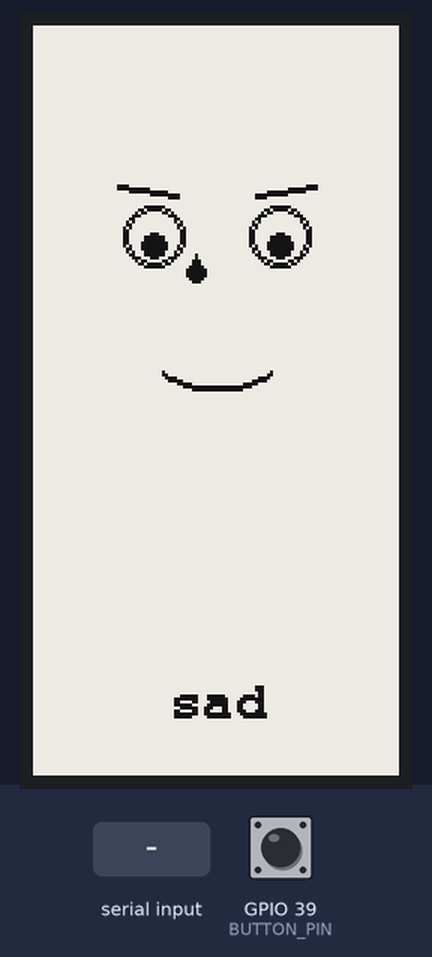
The sketch below on a simulated ESP32. Shown: 122×250 one-colour display. The test bench sets the inputs (shaded band); at power-on: GPIO 39 (BUTTON_PIN) HIGH. WiFi joins after 1.5 s; servers stay silent unless stated; storage starts empty; what the sketch prints to the serial monitor is not drawn.

Above: at 8.8 s.
8.9 s: "sleepy\n" received over Serial
At 11.7 s:
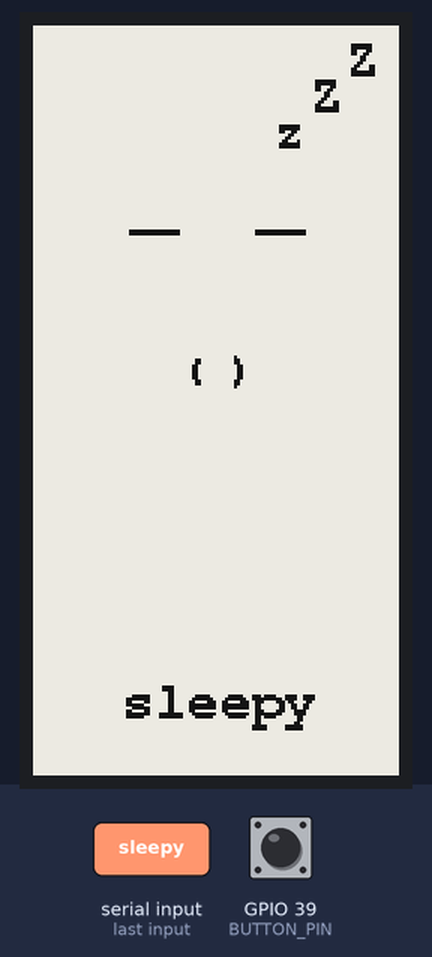
11.9 s: "curious\n" received over Serial
At 14.5 s:
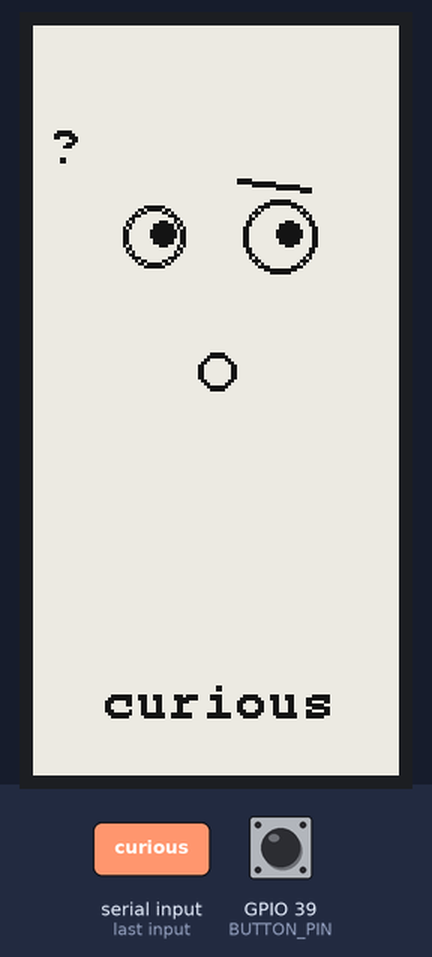
14.9 s: GPIO 39 (BUTTON_PIN) pulled LOW for 3.2 s
At 19.7 s:
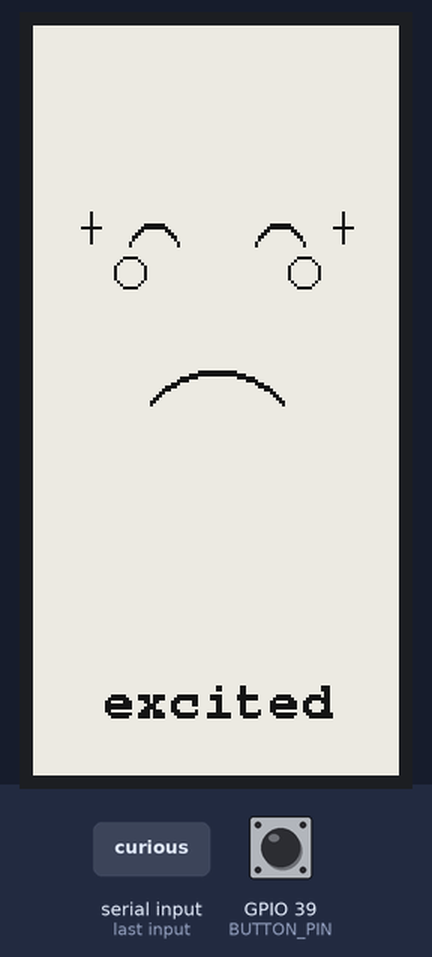
20.0 s: "happy\n" received over Serial
At 22.8 s:
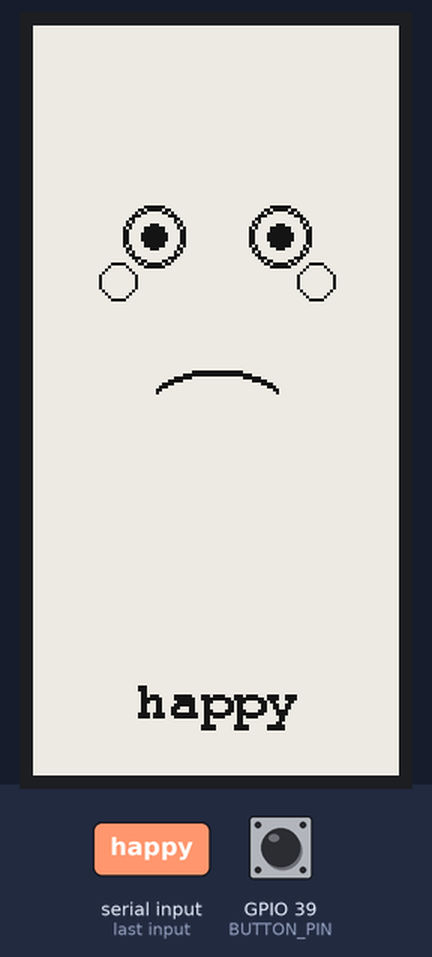
23.0 s: "thinking\n" received over Serial
26.0 s: "sad\n" received over Serial
At 30.3 s:
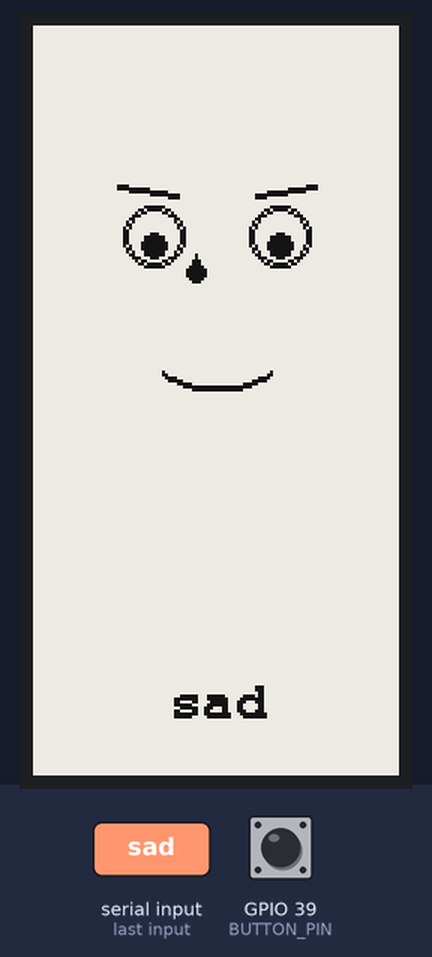
Timing chart, 0 to 31.8 s (numbered marks = the images above; inputs shaded):
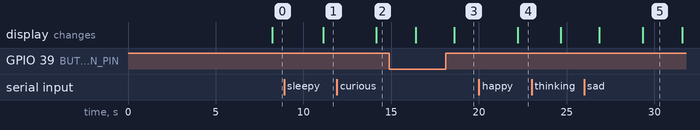

Measured:
- after the input at 8.9 s, the display: changes after 2.2 s (image 1)
- after the input at 11.9 s, the display: changes after 2.2 s (image 2)
- after the input at 14.9 s, the display: first differs from a run without the input after 3.7 s (image 3)
- after the input at 20.0 s, the display: changes after 2.2 s (image 4)
- after the input at 26.0 s, the display: first differs from a run without the input after 3.3 s (image 5)

The sketch:

nobu_firmware.ino
```cpp
#include "config.h"
#include "display_faces.h"
#include "ws_client.h"

#include <SD.h>
#include <SPI.h>

// SD card SPI instance
SPIClass sdSPI(HSPI);

// Button debounce
static unsigned long lastButtonPress = 0;
const int DEBOUNCE_MS = 300;

static int currentExpression = 0;
static unsigned long lastDemoCycleMs = 0;

static void handleMessage(const char* mood, const char* text) {
  if (mood && strlen(mood) > 0) {
    displayShowExpression(mood);
  }

  if (text && strlen(text) > 0) {
    Serial.print("WS text: ");
    Serial.println(text);
  }
}

static void initSdCard() {
  Serial.println("Initializing SD card...");
  sdSPI.begin(SD_SCLK, SD_MISO, SD_MOSI, SD_CS);
  if (SD.begin(SD_CS, sdSPI, 27000000)) {
    displaySetSdAvailable(true);
    Serial.println("SD card initialized!");
    if (SD.exists("/faces")) {
      Serial.println("Found /faces folder - will use bitmap faces");
    } else {
      Serial.println("No /faces folder - will use programmatic drawing");
    }
  } else {
    displaySetSdAvailable(false);
    Serial.println("SD card initialization failed - using programmatic drawing");
  }
}

void setup() {
  Serial.begin(115200);
  Serial.println("\n=== Nobu Firmware ===");

  pinMode(BUTTON_PIN, INPUT);

  initSdCard();
  displayInit();
  displayShowExpression(EXPRESSIONS[currentExpression]);

  wsInit(handleMessage);
}

void loop() {
  wsPoll();

  if (DEMO_MODE && !wsIsConnected()) {
    unsigned long now = millis();
    if (now - lastDemoCycleMs > DEMO_CYCLE_MS) {
      lastDemoCycleMs = now;
      currentExpression = (currentExpression + 1) % NUM_EXPRESSIONS;
      displayShowExpression(EXPRESSIONS[currentExpression]);
    }
  }

  if (digitalRead(BUTTON_PIN) == LOW) {
    if (millis() - lastButtonPress > DEBOUNCE_MS) {
      lastButtonPress = millis();
      currentExpression = (currentExpression + 1) % NUM_EXPRESSIONS;
      displayShowExpression(EXPRESSIONS[currentExpression]);
    }
  }

  if (Serial.available()) {
    String input = Serial.readStringUntil('\n');
    input.trim();
    input.toLowerCase();
    if (input.length() > 0) {
      displayShowExpression(input.c_str());
    }
  }

  delay(50);
}
```

display_faces.cpp
```cpp
#include "display_faces.h"
#include "config.h"

#include <GxEPD2_BW.h>
#include <Fonts/FreeMonoBold9pt7b.h>
#include <SD.h>
#include <SPI.h>

// 2.13" e-paper display (250x122)
static GxEPD2_BW<GxEPD2_213_BN, GxEPD2_213_BN::HEIGHT> display(
  GxEPD2_213_BN(EPD_CS, EPD_DC, EPD_RST, EPD_BUSY)
);

static bool sdCardAvailable = false;

// Read a 16-bit little-endian value from file
static uint16_t read16(File &f) {
  uint16_t result;
  ((uint8_t *)&result)[0] = f.read();
  ((uint8_t *)&result)[1] = f.read();
  return result;
}

// Read a 32-bit little-endian value from file
static uint32_t read32(File &f) {
  uint32_t result;
  ((uint8_t *)&result)[0] = f.read();
  ((uint8_t *)&result)[1] = f.read();
  ((uint8_t *)&result)[2] = f.read();
  ((uint8_t *)&result)[3] = f.read();
  return result;
}

// Draw a monochrome BMP from SD card
static bool drawBitmapFromSD(const char* filename, int16_t x, int16_t y) {
  File bmpFile;
  int bmpWidth, bmpHeight;
  uint8_t bmpDepth;
  uint32_t bmpImageoffset;
  uint32_t rowSize;
  bool flip = true;
  int w, h, row, col;
  uint8_t b;
  uint32_t pos = 0;

  if ((bmpFile = SD.open(filename)) == false) {
    Serial.print("File not found: ");
    Serial.println(filename);
    return false;
  }

  if (read16(bmpFile) != 0x4D42) {
    Serial.println("Invalid BMP signature");
    bmpFile.close();
    return false;
  }

  read32(bmpFile);
  read32(bmpFile);
  bmpImageoffset = read32(bmpFile);

  read32(bmpFile);
  bmpWidth = read32(bmpFile);
  bmpHeight = read32(bmpFile);

  if (read16(bmpFile) != 1) {
    bmpFile.close();
    return false;
  }

  bmpDepth = read16(bmpFile);
  if (read32(bmpFile) != 0) {
    Serial.println("BMP must be uncompressed");
    bmpFile.close();
    return false;
  }

  if (bmpHeight < 0) {
    bmpHeight = -bmpHeight;
    flip = false;
  }

  rowSize = (bmpWidth * bmpDepth / 8 + 3) & ~3;

  w = bmpWidth;
  h = bmpHeight;

  for (row = 0; row < h; row++) {
    if (flip) {
      pos = bmpImageoffset + (h - 1 - row) * rowSize;
    } else {
      pos = bmpImageoffset + row * rowSize;
    }
    bmpFile.seek(pos);

    for (col = 0; col < w; col++) {
      if (bmpDepth == 1) {
        if (col % 8 == 0) {
          b = bmpFile.read();
        }
        if (b & (0x80 >> (col % 8))) {
          display.drawPixel(x + col, y + row, GxEPD_WHITE);
        } else {
          display.drawPixel(x + col, y + row, GxEPD_BLACK);
        }
      } else if (bmpDepth == 24) {
        uint8_t blu = bmpFile.read();
        uint8_t grn = bmpFile.read();
        uint8_t red = bmpFile.read();
        if ((red + grn + blu) / 3 > 128) {
          display.drawPixel(x + col, y + row, GxEPD_WHITE);
        } else {
          display.drawPixel(x + col, y + row, GxEPD_BLACK);
        }
      }
    }
  }

  bmpFile.close();
  return true;
}

static bool showExpressionFromSD(const char* mood) {
  char filepath[32];
  snprintf(filepath, sizeof(filepath), "/faces/%s.bmp", mood);

  if (!SD.exists(filepath)) {
    return false;
  }

  display.setFullWindow();
  display.firstPage();
  do {
    display.fillScreen(GxEPD_WHITE);
    drawBitmapFromSD(filepath, 0, 0);

    display.setFont(&FreeMonoBold9pt7b);
    int16_t tbx, tby; uint16_t tbw, tbh;
    display.getTextBounds(mood, 0, 0, &tbx, &tby, &tbw, &tbh);
    display.setCursor((DISPLAY_W - tbw) / 2, 230);
    display.print(mood);
  } while (display.nextPage());

  return true;
}

static void drawEyes(int leftPupilOffsetX, int leftPupilOffsetY,
                     int rightPupilOffsetX, int rightPupilOffsetY,
                     int eyeRadiusLeft = EYE_RADIUS, int eyeRadiusRight = EYE_RADIUS) {
  display.drawCircle(LEFT_EYE_X, EYE_Y, eyeRadiusLeft, GxEPD_BLACK);
  display.drawCircle(LEFT_EYE_X, EYE_Y, eyeRadiusLeft - 1, GxEPD_BLACK);
  display.fillCircle(LEFT_EYE_X + leftPupilOffsetX, EYE_Y + leftPupilOffsetY, PUPIL_RADIUS, GxEPD_BLACK);

  display.drawCircle(RIGHT_EYE_X, EYE_Y, eyeRadiusRight, GxEPD_BLACK);
  display.drawCircle(RIGHT_EYE_X, EYE_Y, eyeRadiusRight - 1, GxEPD_BLACK);
  display.fillCircle(RIGHT_EYE_X + rightPupilOffsetX, EYE_Y + rightPupilOffsetY, PUPIL_RADIUS, GxEPD_BLACK);
}

static void drawSmile(int width, int depth, int thickness = 2) {
  for (int t = 0; t < thickness; t++) {
    for (int i = -width; i <= width; i++) {
      int x = DISPLAY_W / 2 + i;
      int y = MOUTH_Y + (i * i * depth) / (width * width) + t;
      display.drawPixel(x, y, GxEPD_BLACK);
    }
  }
}

static void drawFrown(int width, int depth, int thickness = 2) {
  for (int t = 0; t < thickness; t++) {
    for (int i = -width; i <= width; i++) {
      int x = DISPLAY_W / 2 + i;
      int y = MOUTH_Y + depth - (i * i * depth) / (width * width) + t;
      display.drawPixel(x, y, GxEPD_BLACK);
    }
  }
}

static void drawHappy() {
  display.fillScreen(GxEPD_WHITE);
  drawEyes(0, 0, 0, 0);
  drawSmile(20, 6, 2);
  display.drawCircle(LEFT_EYE_X - 12, EYE_Y + 15, 6, GxEPD_BLACK);
  display.drawCircle(RIGHT_EYE_X + 12, EYE_Y + 15, 6, GxEPD_BLACK);
}

static void drawSad() {
  display.fillScreen(GxEPD_WHITE);
  drawEyes(0, 3, 0, 3);
  display.drawLine(LEFT_EYE_X - 12, EYE_Y - 16, LEFT_EYE_X + 8, EYE_Y - 13, GxEPD_BLACK);
  display.drawLine(LEFT_EYE_X - 12, EYE_Y - 17, LEFT_EYE_X + 8, EYE_Y - 14, GxEPD_BLACK);
  display.drawLine(RIGHT_EYE_X - 8, EYE_Y - 13, RIGHT_EYE_X + 12, EYE_Y - 16, GxEPD_BLACK);
  display.drawLine(RIGHT_EYE_X - 8, EYE_Y - 14, RIGHT_EYE_X + 12, EYE_Y - 17, GxEPD_BLACK);
  drawFrown(18, 5, 2);
  display.fillCircle(LEFT_EYE_X + 14, EYE_Y + 12, 3, GxEPD_BLACK);
  display.fillTriangle(LEFT_EYE_X + 14, EYE_Y + 6,
                       LEFT_EYE_X + 11, EYE_Y + 12,
                       LEFT_EYE_X + 17, EYE_Y + 12, GxEPD_BLACK);
}

static void drawThinking() {
  display.fillScreen(GxEPD_WHITE);
  display.drawCircle(LEFT_EYE_X, EYE_Y, EYE_RADIUS, GxEPD_BLACK);
  display.drawCircle(LEFT_EYE_X, EYE_Y, EYE_RADIUS - 1, GxEPD_BLACK);
  display.fillCircle(LEFT_EYE_X - 2, EYE_Y - 3, PUPIL_RADIUS, GxEPD_BLACK);
  display.drawLine(RIGHT_EYE_X - 10, EYE_Y - 2, RIGHT_EYE_X + 10, EYE_Y - 2, GxEPD_BLACK);
  display.drawLine(RIGHT_EYE_X - 10, EYE_Y, RIGHT_EYE_X + 10, EYE_Y, GxEPD_BLACK);
  display.drawLine(RIGHT_EYE_X - 10, EYE_Y + 2, RIGHT_EYE_X + 10, EYE_Y + 2, GxEPD_BLACK);
  display.fillCircle(DISPLAY_W / 2 - 12, MOUTH_Y, 3, GxEPD_BLACK);
  display.fillCircle(DISPLAY_W / 2, MOUTH_Y, 3, GxEPD_BLACK);
  display.fillCircle(DISPLAY_W / 2 + 12, MOUTH_Y, 3, GxEPD_BLACK);
  display.drawCircle(RIGHT_EYE_X + 18, EYE_Y - 20, 2, GxEPD_BLACK);
  display.drawCircle(RIGHT_EYE_X + 24, EYE_Y - 28, 4, GxEPD_BLACK);
}

static void drawExcited() {
  display.fillScreen(GxEPD_WHITE);
  for (int i = -8; i <= 8; i++) {
    int y = EYE_Y - 4 + (i * i) / 10;
    display.drawPixel(LEFT_EYE_X + i, y, GxEPD_BLACK);
    display.drawPixel(LEFT_EYE_X + i, y + 1, GxEPD_BLACK);
  }
  for (int i = -8; i <= 8; i++) {
    int y = EYE_Y - 4 + (i * i) / 10;
    display.drawPixel(RIGHT_EYE_X + i, y, GxEPD_BLACK);
    display.drawPixel(RIGHT_EYE_X + i, y + 1, GxEPD_BLACK);
  }
  display.drawLine(LEFT_EYE_X - 18, EYE_Y - 3, LEFT_EYE_X - 24, EYE_Y - 3, GxEPD_BLACK);
  display.drawLine(LEFT_EYE_X - 21, EYE_Y - 8, LEFT_EYE_X - 21, EYE_Y + 2, GxEPD_BLACK);
  display.drawLine(RIGHT_EYE_X + 18, EYE_Y - 3, RIGHT_EYE_X + 24, EYE_Y - 3, GxEPD_BLACK);
  display.drawLine(RIGHT_EYE_X + 21, EYE_Y - 8, RIGHT_EYE_X + 21, EYE_Y + 2, GxEPD_BLACK);
  drawSmile(22, 10, 2);
  display.drawCircle(LEFT_EYE_X - 8, EYE_Y + 12, 5, GxEPD_BLACK);
  display.drawCircle(RIGHT_EYE_X + 8, EYE_Y + 12, 5, GxEPD_BLACK);
}

static void drawSleepy() {
  display.fillScreen(GxEPD_WHITE);
  display.drawLine(LEFT_EYE_X - 8, EYE_Y - 2, LEFT_EYE_X + 8, EYE_Y - 2, GxEPD_BLACK);
  display.drawLine(LEFT_EYE_X - 8, EYE_Y - 1, LEFT_EYE_X + 8, EYE_Y - 1, GxEPD_BLACK);
  display.drawLine(RIGHT_EYE_X - 8, EYE_Y - 2, RIGHT_EYE_X + 8, EYE_Y - 2, GxEPD_BLACK);
  display.drawLine(RIGHT_EYE_X - 8, EYE_Y - 1, RIGHT_EYE_X + 8, EYE_Y - 1, GxEPD_BLACK);
  display.drawCircle(DISPLAY_W / 2, MOUTH_Y, 8, GxEPD_BLACK);
  display.drawCircle(DISPLAY_W / 2, MOUTH_Y, 7, GxEPD_BLACK);
  display.fillRect(DISPLAY_W / 2 - 6, MOUTH_Y - 8, 12, 4, GxEPD_WHITE);
  display.fillRect(DISPLAY_W / 2 - 6, MOUTH_Y + 5, 12, 4, GxEPD_WHITE);
  display.setFont(&FreeMonoBold9pt7b);
  display.setCursor(80, 40);
  display.print("z");
  display.setCursor(92, 28);
  display.print("Z");
  display.setCursor(104, 16);
  display.print("Z");
}

static void drawCurious() {
  display.fillScreen(GxEPD_WHITE);
  display.drawCircle(LEFT_EYE_X, EYE_Y, EYE_RADIUS, GxEPD_BLACK);
  display.drawCircle(LEFT_EYE_X, EYE_Y, EYE_RADIUS - 1, GxEPD_BLACK);
  display.fillCircle(LEFT_EYE_X + 3, EYE_Y - 1, PUPIL_RADIUS, GxEPD_BLACK);
  display.drawCircle(RIGHT_EYE_X, EYE_Y, EYE_RADIUS + 2, GxEPD_BLACK);
  display.drawCircle(RIGHT_EYE_X, EYE_Y, EYE_RADIUS + 1, GxEPD_BLACK);
  display.fillCircle(RIGHT_EYE_X + 3, EYE_Y - 1, PUPIL_RADIUS, GxEPD_BLACK);
  display.drawLine(RIGHT_EYE_X - 14, EYE_Y - 18, RIGHT_EYE_X + 10, EYE_Y - 15, GxEPD_BLACK);
  display.drawLine(RIGHT_EYE_X - 14, EYE_Y - 19, RIGHT_EYE_X + 10, EYE_Y - 16, GxEPD_BLACK);
  display.drawCircle(DISPLAY_W / 2, MOUTH_Y, 6, GxEPD_BLACK);
  display.drawCircle(DISPLAY_W / 2, MOUTH_Y, 5, GxEPD_BLACK);
  display.setFont(&FreeMonoBold9pt7b);
  display.setCursor(5, 45);
  display.print("?");
}

static void showExpressionProgrammatic(const char* mood) {
  display.setFullWindow();
  display.firstPage();
  do {
    if (strcmp(mood, "happy") == 0) drawHappy();
    else if (strcmp(mood, "sad") == 0) drawSad();
    else if (strcmp(mood, "thinking") == 0) drawThinking();
    else if (strcmp(mood, "excited") == 0) drawExcited();
    else if (strcmp(mood, "sleepy") == 0) drawSleepy();
    else if (strcmp(mood, "curious") == 0) drawCurious();
    else drawHappy();

    display.setFont(&FreeMonoBold9pt7b);
    int16_t tbx, tby; uint16_t tbw, tbh;
    display.getTextBounds(mood, 0, 0, &tbx, &tby, &tbw, &tbh);
    display.setCursor((DISPLAY_W - tbw) / 2, 230);
    display.print(mood);
  } while (display.nextPage());
}

void displaySetSdAvailable(bool available) {
  sdCardAvailable = available;
}

void displayInit() {
  display.init(115200);
  display.setRotation(0);
  display.setTextColor(GxEPD_BLACK);
}

void displayShowExpression(const char* mood) {
  Serial.print("Showing expression: ");
  Serial.println(mood);

  if (sdCardAvailable && showExpressionFromSD(mood)) {
    Serial.println("Loaded from SD card");
  } else {
    Serial.println("Using programmatic drawing");
    showExpressionProgrammatic(mood);
  }
}
```

display_faces.h
```cpp
#pragma once

void displayInit();
void displayShowExpression(const char* mood);
void displaySetSdAvailable(bool available);
```

ws_client.cpp
```cpp
#include "ws_client.h"
#include "config.h"

#include <WiFi.h>
#include <ArduinoWebsockets.h>
#include <ArduinoJson.h>

using namespace websockets;

static WebsocketsClient wsClient;
static bool wsConnected = false;
static unsigned long lastWifiAttemptMs = 0;
static unsigned long lastWsAttemptMs = 0;
static WsMessageHandler messageHandler = nullptr;

static void sendHello() {
  StaticJsonDocument<256> doc;
  doc["type"] = "hello";
  doc["device_id"] = DEVICE_ID;
  doc["location"] = DEVICE_LOCATION;

  String payload;
  serializeJson(doc, payload);
  wsClient.send(payload);
}

static void handleWsMessage(const String& message) {
  StaticJsonDocument<512> doc;
  DeserializationError err = deserializeJson(doc, message);
  if (err) {
    Serial.print("WS JSON parse error: ");
    Serial.println(err.c_str());
    return;
  }

  const char* mood = doc["mood"];
  const char* text = doc["text"];

  if (messageHandler) {
    messageHandler(mood, text);
  }
}

static void connectWifiIfNeeded() {
  if (WiFi.status() == WL_CONNECTED) {
    return;
  }

  unsigned long now = millis();
  if (now - lastWifiAttemptMs < WIFI_RECONNECT_MS) {
    return;
  }

  lastWifiAttemptMs = now;
  Serial.println("Connecting to WiFi...");
  WiFi.mode(WIFI_STA);
  WiFi.begin(WIFI_SSID, WIFI_PASSWORD);
}

static void connectWsIfNeeded() {
  if (WiFi.status() != WL_CONNECTED) {
    return;
  }

  if (wsConnected) {
    return;
  }

  unsigned long now = millis();
  if (now - lastWsAttemptMs < WS_RECONNECT_MS) {
    return;
  }

  lastWsAttemptMs = now;
  String url = String("ws://") + WS_HOST + ":" + WS_PORT + WS_PATH;
  Serial.print("Connecting WS: ");
  Serial.println(url);
  wsClient.connect(url);
}

void wsInit(WsMessageHandler handler) {
  messageHandler = handler;

  wsClient.onMessage([&](WebsocketsMessage msg) {
    handleWsMessage(msg.data());
  });

  wsClient.onEvent([&](WebsocketsEvent event, String data) {
    if (event == WebsocketsEvent::ConnectionOpened) {
      wsConnected = true;
      Serial.println("WebSocket connected");
      sendHello();
    } else if (event == WebsocketsEvent::ConnectionClosed) {
      wsConnected = false;
      Serial.println("WebSocket disconnected");
    } else if (event == WebsocketsEvent::GotPing) {
      Serial.println("WebSocket ping");
    } else if (event == WebsocketsEvent::GotPong) {
      Serial.println("WebSocket pong");
    }
  });
}

void wsPoll() {
  connectWifiIfNeeded();
  connectWsIfNeeded();

  if (WiFi.status() == WL_CONNECTED) {
    wsClient.poll();
  }
}

bool wsIsConnected() {
  return wsConnected;
}

bool wifiIsConnected() {
  return WiFi.status() == WL_CONNECTED;
}
```

ws_client.h
```cpp
#pragma once

typedef void (*WsMessageHandler)(const char* mood, const char* text);

void wsInit(WsMessageHandler handler);
void wsPoll();
bool wsIsConnected();
bool wifiIsConnected();
```

config.cpp
```cpp
#include "config.h"

const int DISPLAY_W = 122;
const int DISPLAY_H = 250;

const int EYE_Y = 70;
const int MOUTH_Y = 115;
const int LEFT_EYE_X = 40;
const int RIGHT_EYE_X = 82;
const int EYE_RADIUS = 10;
const int PUPIL_RADIUS = 4;

const char* EXPRESSIONS[] = {"happy", "sad", "thinking", "excited", "sleepy", "curious"};
const int NUM_EXPRESSIONS = 6;

const char* WIFI_SSID = "YOUR_WIFI_SSID";
const char* WIFI_PASSWORD = "YOUR_WIFI_PASSWORD";

const char* WS_HOST = "192.168.1.100";
const uint16_t WS_PORT = 8765;
const char* WS_PATH = "/ws";

const char* DEVICE_ID = "nobu-kitchen";
const char* DEVICE_LOCATION = "kitchen";

const unsigned long WIFI_RECONNECT_MS = 5000;
const unsigned long WS_RECONNECT_MS = 3000;

const bool DEMO_MODE = true;
const unsigned long DEMO_CYCLE_MS = 6000;
```

config.h
```cpp
#pragma once
#include <cstdint>

// TTGO T5 V2.3 2.13" display pinout
#define EPD_CS    5
#define EPD_DC    17
#define EPD_RST   16
#define EPD_BUSY  4

// SD Card pins for TTGO T5 V2.3 (HSPI)
#define SD_CS     2
#define SD_MOSI   15
#define SD_MISO   26
#define SD_SCLK   13

// Built-in button on TTGO T5
#define BUTTON_PIN 39

// Display dimensions (portrait mode - USB at bottom)
extern const int DISPLAY_W;
extern const int DISPLAY_H;

// Face positioning (smaller face, mouth closer to eyes)
extern const int EYE_Y;
extern const int MOUTH_Y;
extern const int LEFT_EYE_X;
extern const int RIGHT_EYE_X;
extern const int EYE_RADIUS;
extern const int PUPIL_RADIUS;

// Expressions
extern const char* EXPRESSIONS[];
extern const int NUM_EXPRESSIONS;

// WiFi credentials
extern const char* WIFI_SSID;
extern const char* WIFI_PASSWORD;

// WebSocket config
extern const char* WS_HOST;
extern const uint16_t WS_PORT;
extern const char* WS_PATH;

// Device identity
extern const char* DEVICE_ID;
extern const char* DEVICE_LOCATION;

// Reconnect intervals
extern const unsigned long WIFI_RECONNECT_MS;
extern const unsigned long WS_RECONNECT_MS;

// Demo mode
extern const bool DEMO_MODE;
extern const unsigned long DEMO_CYCLE_MS;
```
